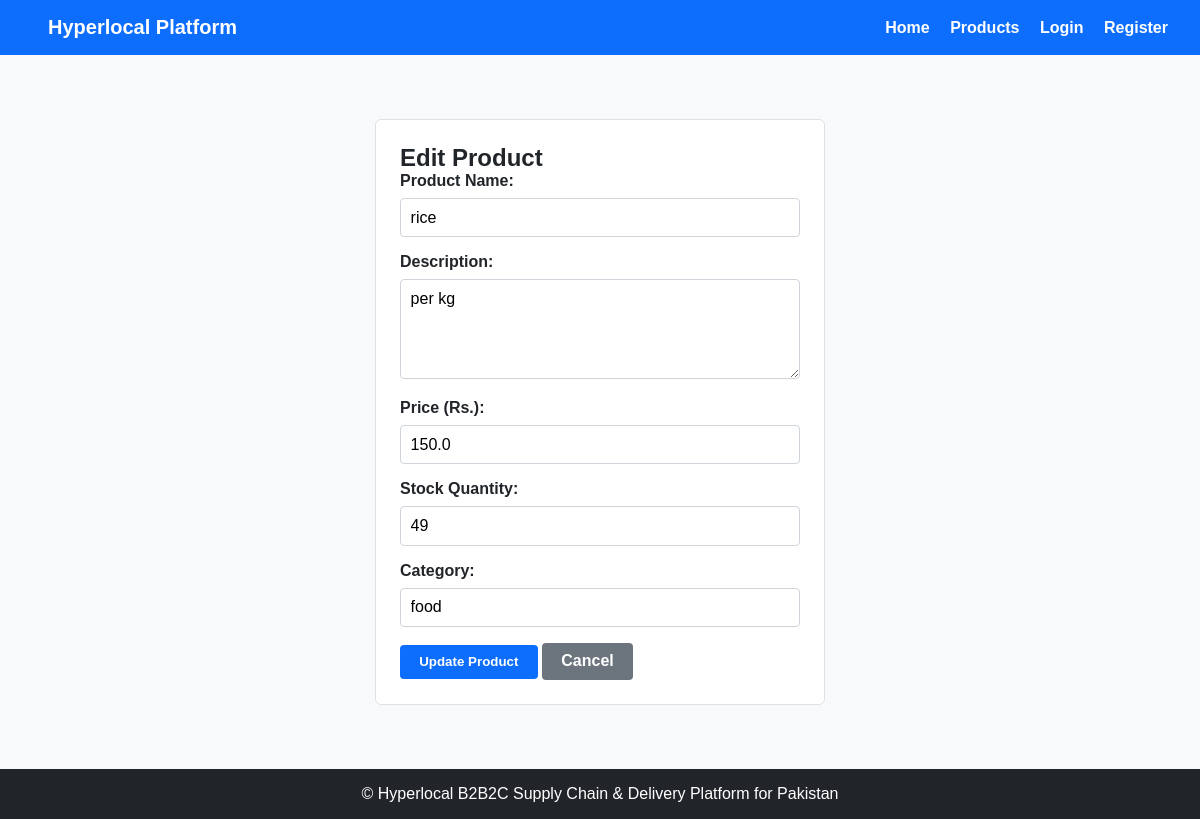
Screenshot of /wholesaler/edit-product/3 (signed in) with the database file from the repository.
### tables this page shows
CREATE TABLE products (
            id INTEGER PRIMARY KEY AUTOINCREMENT,
            wholesaler_id INTEGER NOT NULL,
            name TEXT NOT NULL,
            description TEXT NOT NULL,
            price REAL NOT NULL,
            stock INTEGER NOT NULL,
            category TEXT NOT NULL,
            created_at TEXT NOT NULL,
            FOREIGN KEY (wholesaler_id) REFERENCES users(id)
        );

### app.py (the view)
@app.route("/wholesaler/edit-product/<int:product_id>", methods=["GET", "POST"])
def edit_product(product_id):
    if not has_role("Wholesaler"):
        flash("Access denied.", "error")
        return redirect(url_for("login"))
    connection = get_db_connection()
    product = connection.execute("""
        SELECT *
        FROM products
        WHERE id = ? AND wholesaler_id = ?
    """, (product_id, session["user_id"])).fetchone()
    if not product:
        connection.close()
        flash("Product not found.", "error")
        return redirect(url_for("wholesaler_products"))
    if request.method == "POST":
        name = request.form["name"]
        description = request.form["description"]
        price = request.form["price"]
        stock = request.form["stock"]
        category = request.form["category"]
        try:
            connection.execute("""
                UPDATE products
                SET name = ?,
                    description = ?,
                    price = ?,
                    stock = ?,
                    category = ?
                WHERE id = ? AND wholesaler_id = ?
            """, (
                name,
                description,
                price,
                stock,
                category,
                product_id,
                session["user_id"]
            ))
            connection.commit()
            flash("Product updated successfully!", "success")
            return redirect(url_for("wholesaler_products"))
        except Exception as e:
            connection.rollback()
            flash("Failed to update product: " + str(e), "error")
        finally:
            connection.close()
    else:
        connection.close()
    return render_template(
        "wholesaler/edit_product.html",
        product=product
    )

### app.py (called while the page is built)
def is_logged_in():
    return "user_id" in session

def has_role(role):
    return is_logged_in() and session.get("user_role") == role

### database/database.py (called while the page is built)
def get_db_connection():
    connection= sqlite3.connect(DATABASE)
    connection.row_factory = sqlite3.Row
    return connection

### templates/wholesaler/edit_product.html (shortened to what this page needs)
{% extends "base.html" %}
{% block content %}
<div class="form-container">
    <h2>Edit Product</h2>
    <form method="POST" action="/wholesaler/edit-product/1">
        <div class="form-group">
            <label for="name">Product Name:</label>
            <input
                type="text"
                id="name"
                name="name"
                value= "{{ product.name }}"
                required
            >
        </div>
        <div class="form-group">
            <label for="description">Description:</label>
            <textarea
                id="description"
                name="description"
                required
            >{{ product.description }}</textarea>
        </div>
        <div class="form-group">
            <label for="price">Price (Rs.):</label>
            <input
                type="number"
                id="price"
                name="price"
                value="{{ product.price }}"
                required
            >
        </div>
        <div class="form-group">
            <label for="stock">Stock Quantity:</label>
            <input
                type="number"
                id="stock"
                name="stock"
                value="{{ product.stock }}"
                required
            >
        </div>
        <div class="form-group">
            <label for="category">Category:</label>
            <input
                type="text"
                id="category"
                name="category"
                value="{{ product.category }}"
                required
            >
        </div>
        <button type="submit" class="btn btn-primary">
            Update Product
        </button>
        <a href="/wholesaler/products" class="btn btn-secondary">
            Cancel
        </a>
    </form>
</div>
{% endblock %}

### static/css/style.css (style rules this page uses)
* { box-sizing: border-box; margin: 0; padding: 0; font-family: Arial, sans-serif; }
body { background-color: #f8f9fa; color: #212529; display: flex; flex-direction: column; min-height: 100vh; }
.card, .form-container { background: #ffffff; border: 1px solid #dee2e6; border-radius: 6px; padding: 1.5rem; margin-bottom: 1.5rem; }
.form-container { max-width: 450px; margin: 2rem auto; }
.form-group { margin-bottom: 1rem; }
.form-group label { display: block; margin-bottom: 0.5rem; font-weight: 600; }
.form-group input, .form-group select, .form-group textarea { width: 100%; padding: 0.6rem; border: 1px solid #ced4da; border-radius: 4px; font-size: 1rem; }
.form-group textarea { min-height: 100px; resize: vertical; }
.btn { display: inline-block; background-color: #0d6efd; color: #ffffff; padding: 0.6rem 1.2rem; border: none; border-radius: 4px; cursor: pointer; text-decoration: none; font-weight: bold; text-align: center; }
.btn-primary { background-color: #0d6efd; }
.btn-secondary { background-color: #6c757d; }

### rows the page displays
products: name "rice", description "per kg", price "150.0", stock "49", category "food"
